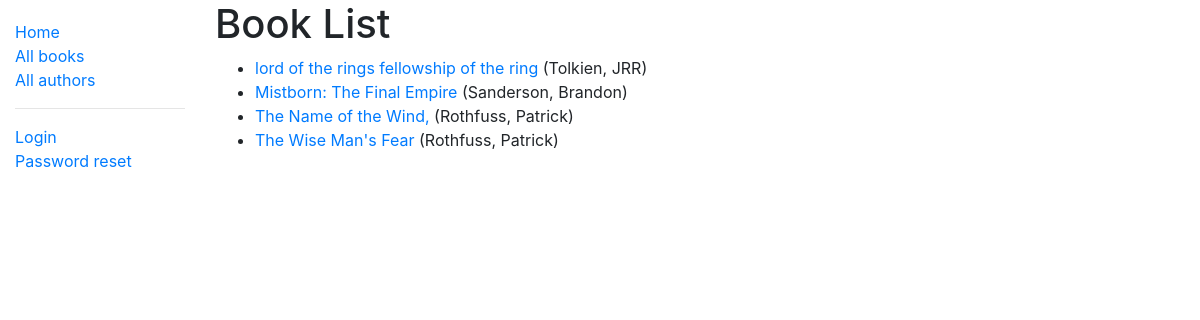
/catalog/books/, run on an earlier commit of the app's database.
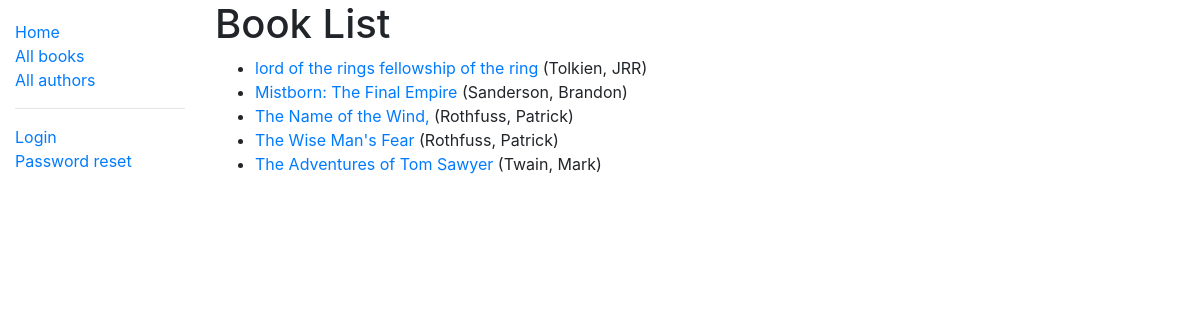
And on a later commit of the database.
### catalog/models.py (models this page shows, shortened)
class Book(models.Model):
    title = models.CharField(max_length=200)
    photo = models.ImageField(default='null', upload_to='books/')
    author = models.ForeignKey('Author', on_delete=models.SET_NULL, null=True)
    summary = models.TextField(max_length=10000, help_text='Enter a brief description of the book')
    isbn = models.CharField('ISBN', max_length=13, unique=True, help_text='13 character')
    genre = models.ManyToManyField(Genre, help_text='Select a genre for this book')
    def get_absolute_url(self):
        return reverse('book-detail', args=[str(self.id)])
    def display_genre(self):
        return ', '.join(genre.name for genre in self.genre.all()[:3])
    display_genre.short_description = 'Genre'

class Author(models.Model):
    first_name = models.CharField(max_length=100)
    last_name = models.CharField(max_length=100)
    date_of_birth = models.DateField(null=True, blank=True)
    date_of_death = models.DateField('Died', null=True, blank=True)
    def __str__(self):
        return f'{self.last_name}, {self.first_name}'
    class Meta:
        ordering = ['last_name']

### catalog/views.py (the view)
# urls.py: path('books/', views.BookListView.as_view(), name='books'),
class BookListView(generic.ListView):
    model = Book
    paginate_by = 10

### catalog/templates/catalog/book_list.html (shortened to what this page needs)
{% extends "base_generic.html" %}
{% block content %}
  <h1>Book List</h1>
  {% if book_list %}
  <ul>
    {% for book in book_list %}
      <li>
        <a href="{{ book.get_absolute_url }}">{{ book.title }}</a> ({{book.author}})
      </li>
    {% endfor %}
  </ul>
  {% else %}
    <p>There are no books in the library.</p>
  {% endif %}
{% endblock %}

What changed in the data, as far as the page shows it:
added Book: title "The Adventures of Tom Sawyer", author "Twain, Mark"
